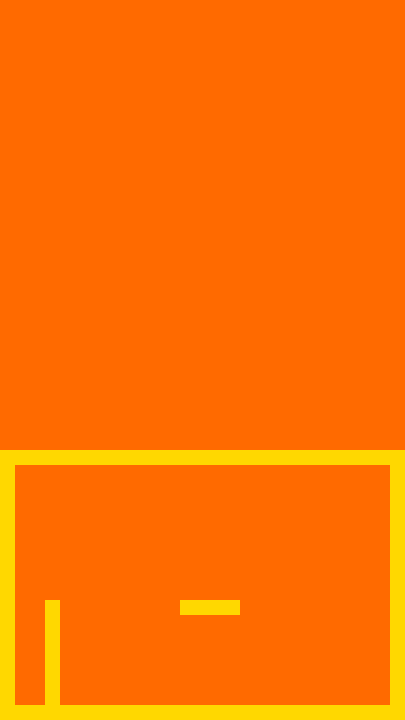

A level layout from a 2D game, rendered from its tile map. Below: a short description, then the map file with its tile-grid data intact:
An orthogonal 27x48 tile map with 15x15 px tiles, 1 tile layer (Tile Layer 1), 4 tilesets and 15 objects.

<map version="1.0" tiledversion="1.1.5" orientation="orthogonal" renderorder="right-down" width="27" height="48" tilewidth="15" tileheight="15" infinite="0" nextobjectid="280">
 <tileset firstgid="1" name="tileset" tilewidth="15" tileheight="15" tilecount="10" columns="10">
  <image source="../gfx/tilesets/blocks.png" width="150" height="15" />
 </tileset>
 <tileset firstgid="11" name="button" tilewidth="15" tileheight="15" tilecount="1" columns="1">
  <image source="../gfx/images/button.png" width="15" height="15" />
 </tileset>
 <tileset firstgid="12" name="turret" tilewidth="15" tileheight="15" tilecount="2" columns="2">
  <image source="../gfx/images/turret.png" width="30" height="15" />
 </tileset>
 <tileset firstgid="14" name="door" tilewidth="30" tileheight="60" tilecount="4" columns="4">
  <image source="../gfx/tilesets/door.png" width="120" height="60" />
 </tileset>
 <layer name="Tile Layer 1" width="27" height="48">
  <data encoding="csv">
4,4,4,4,4,4,4,4,4,4,4,4,4,4,4,4,4,4,4,4,4,4,4,4,4,4,4,
4,4,4,4,4,4,4,4,4,4,4,4,4,4,4,4,4,4,4,4,4,4,4,4,4,4,4,
4,4,4,4,4,4,4,4,4,4,4,4,4,4,4,4,4,4,4,4,4,4,4,4,4,4,4,
4,4,4,4,4,4,4,4,4,4,4,4,4,4,4,4,4,4,4,4,4,4,4,4,4,4,4,
4,4,4,4,4,4,4,4,4,4,4,4,4,4,4,4,4,4,4,4,4,4,4,4,4,4,4,
4,4,4,4,4,4,4,4,4,4,4,4,4,4,4,4,4,4,4,4,4,4,4,4,4,4,4,
4,4,4,4,4,4,4,4,4,4,4,4,4,4,4,4,4,4,4,4,4,4,4,4,4,4,4,
4,4,4,4,4,4,4,4,4,4,4,4,4,4,4,4,4,4,4,4,4,4,4,4,4,4,4,
4,4,4,4,4,4,4,4,4,4,4,4,4,4,4,4,4,4,4,4,4,4,4,4,4,4,4,
4,4,4,4,4,4,4,4,4,4,4,4,4,4,4,4,4,4,4,4,4,4,4,4,4,4,4,
4,4,4,4,4,4,4,4,4,4,4,4,4,4,4,4,4,4,4,4,4,4,4,4,4,4,4,
4,4,4,4,4,4,4,4,4,4,4,4,4,4,4,4,4,4,4,4,4,4,4,4,4,4,4,
4,4,4,4,4,4,4,4,4,4,4,4,4,4,4,4,4,4,4,4,4,4,4,4,4,4,4,
4,4,4,4,4,4,4,4,4,4,4,4,4,4,4,4,4,4,4,4,4,4,4,4,4,4,4,
4,4,4,4,4,4,4,4,4,4,4,4,4,4,4,4,4,4,4,4,4,4,4,4,4,4,4,
4,4,4,4,4,4,4,4,4,4,4,4,4,4,4,4,4,4,4,4,4,4,4,4,4,4,4,
4,4,4,4,4,4,4,4,4,4,4,4,4,4,4,4,4,4,4,4,4,4,4,4,4,4,4,
4,4,4,4,4,4,4,4,4,4,4,4,4,4,4,4,4,4,4,4,4,4,4,4,4,4,4,
4,4,4,4,4,4,4,4,4,4,4,4,4,4,4,4,4,4,4,4,4,4,4,4,4,4,4,
4,4,4,4,4,4,4,4,4,4,4,4,4,4,4,4,4,4,4,4,4,4,4,4,4,4,4,
4,4,4,4,4,4,4,4,4,4,4,4,4,4,4,4,4,4,4,4,4,4,4,4,4,4,4,
4,4,4,4,4,4,4,4,4,4,4,4,4,4,4,4,4,4,4,4,4,4,4,4,4,4,4,
4,4,4,4,4,4,4,4,4,4,4,4,4,4,4,4,4,4,4,4,4,4,4,4,4,4,4,
4,4,4,4,4,4,4,4,4,4,4,4,4,4,4,4,4,4,4,4,4,4,4,4,4,4,4,
4,4,4,4,4,4,4,4,4,4,4,4,4,4,4,4,4,4,4,4,4,4,4,4,4,4,4,
4,4,4,4,4,4,4,4,4,4,4,4,4,4,4,4,4,4,4,4,4,4,4,4,4,4,4,
4,4,4,4,4,4,4,4,4,4,4,4,4,4,4,4,4,4,4,4,4,4,4,4,4,4,4,
4,4,4,4,4,4,4,4,4,4,4,4,4,4,4,4,4,4,4,4,4,4,4,4,4,4,4,
4,4,4,4,4,4,4,4,4,4,4,4,4,4,4,4,4,4,4,4,4,4,4,4,4,4,4,
4,4,4,4,4,4,4,4,4,4,4,4,4,4,4,4,4,4,4,4,4,4,4,4,4,4,4,
5,5,5,5,5,5,5,5,5,5,5,5,5,5,5,5,5,5,5,5,5,5,5,5,5,5,5,
5,4,4,4,4,4,4,4,4,4,4,4,4,4,4,4,4,4,4,4,4,4,4,4,4,4,5,
5,4,4,4,4,4,4,4,4,4,4,4,4,4,4,4,4,4,4,4,4,4,4,4,4,4,5,
5,4,4,4,4,4,4,4,4,4,4,4,4,4,4,4,4,4,4,4,4,4,4,4,4,4,5,
5,4,4,4,4,4,4,4,4,4,4,4,4,4,4,4,4,4,4,4,4,4,4,4,4,4,5,
5,4,4,4,4,4,4,4,4,4,4,4,4,4,4,4,4,4,4,4,4,4,4,4,4,4,5,
5,4,4,4,4,4,4,4,4,4,4,4,4,4,4,4,4,4,4,4,4,4,4,4,4,4,5,
5,4,4,4,4,4,4,4,4,4,4,4,4,4,4,4,4,4,4,4,4,4,4,4,4,4,5,
5,4,4,4,4,4,4,4,4,4,4,4,4,4,4,4,4,4,4,4,4,4,4,4,4,4,5,
5,4,4,4,4,4,4,4,4,4,4,4,4,4,4,4,4,4,4,4,4,4,4,4,4,4,5,
5,4,4,5,4,4,4,4,4,4,4,4,5,5,5,5,4,4,4,4,4,4,4,4,4,4,5,
5,4,4,5,4,4,4,4,4,4,4,4,4,4,4,4,4,4,4,4,4,4,4,4,4,4,5,
5,4,4,5,4,4,4,4,4,4,4,4,4,4,4,4,4,4,4,4,4,4,4,4,4,4,5,
5,4,4,5,4,4,4,4,4,4,4,4,4,4,4,4,4,4,4,4,4,4,4,4,4,4,5,
5,4,4,5,4,4,4,4,4,4,4,4,4,4,4,4,4,4,4,4,4,4,4,4,4,4,5,
5,4,4,5,4,4,4,4,4,4,4,4,4,4,4,4,4,4,4,4,4,4,4,4,4,4,5,
5,4,4,5,4,4,4,4,4,4,4,4,4,4,4,4,4,4,4,4,4,4,4,4,4,4,5,
5,5,5,5,5,5,5,5,5,5,5,5,5,5,5,5,5,5,5,5,5,5,5,5,5,5,5
</data>
 </layer>
 <objectgroup name="collision">
  <object id="75" x="0" y="705" width="405" height="15" />
  <object id="274" x="180" y="600" width="60" height="15" />
  <object id="276" x="390" y="450" width="15" height="255" />
  <object id="277" x="0" y="450" width="390" height="15" />
  <object id="278" x="0" y="465" width="15" height="240" />
  <object id="279" x="45" y="600" width="15" height="105" />
 </objectgroup>
 <objectgroup name="Button">
  <object id="253" gid="11" x="15" y="705" width="15" height="15" />
 </objectgroup>
 <objectgroup name="Turrets" />
 <objectgroup name="Doors">
  <object id="264" gid="14" x="150" y="705" width="30" height="60" />
  <object id="265" gid="14" x="150" y="645" width="30" height="60" />
  <object id="266" gid="14" x="150" y="585" width="30" height="60" />
  <object id="267" gid="14" x="150" y="525" width="30" height="60" />
  <object id="268" gid="14" x="240" y="705" width="30" height="60" />
  <object id="269" gid="14" x="240" y="645" width="30" height="60" />
  <object id="270" gid="14" x="240" y="585" width="30" height="60" />
  <object id="273" gid="14" x="240" y="525" width="30" height="60" />
 </objectgroup>
</map>
